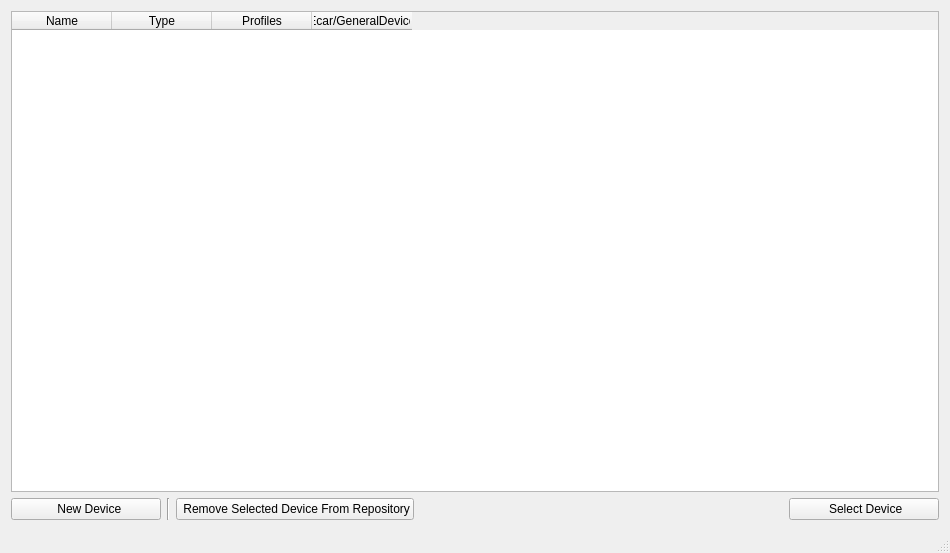
<?xml version="1.0" encoding="UTF-8"?>
<ui version="4.0">
 <class>MainWindow</class>
 <widget class="QMainWindow" name="MainWindow">
  <property name="geometry">
   <rect>
    <x>0</x>
    <y>0</y>
    <width>950</width>
    <height>553</height>
   </rect>
  </property>
  <property name="windowTitle">
   <string>Device Repository</string>
  </property>
  <widget class="QWidget" name="centralWidget">
   <layout class="QVBoxLayout" name="verticalLayout_2">
    <item>
     <layout class="QVBoxLayout" name="verticalLayout">
      <item>
       <widget class="QTableWidget" name="tableWidget">
        <property name="sizePolicy">
         <sizepolicy hsizetype="Minimum" vsizetype="Expanding">
          <horstretch>0</horstretch>
          <verstretch>0</verstretch>
         </sizepolicy>
        </property>
        <property name="sizeIncrement">
         <size>
          <width>0</width>
          <height>0</height>
         </size>
        </property>
        <property name="frameShadow">
         <enum>QFrame::Plain</enum>
        </property>
        <property name="lineWidth">
         <number>4</number>
        </property>
        <property name="midLineWidth">
         <number>4</number>
        </property>
        <property name="horizontalScrollBarPolicy">
         <enum>Qt::ScrollBarAsNeeded</enum>
        </property>
        <property name="alternatingRowColors">
         <bool>true</bool>
        </property>
        <property name="selectionMode">
         <enum>QAbstractItemView::SingleSelection</enum>
        </property>
        <property name="selectionBehavior">
         <enum>QAbstractItemView::SelectRows</enum>
        </property>
        <property name="gridStyle">
         <enum>Qt::NoPen</enum>
        </property>
        <column>
         <property name="text">
          <string>Name</string>
         </property>
        </column>
        <column>
         <property name="text">
          <string>Type</string>
         </property>
        </column>
        <column>
         <property name="text">
          <string>Profiles</string>
         </property>
        </column>
        <column>
         <property name="text">
          <string>Ecar/GeneralDevice</string>
         </property>
        </column>
       </widget>
      </item>
      <item>
       <layout class="QHBoxLayout" name="horizontalLayout_2">
        <item>
         <layout class="QGridLayout" name="gridLayout">
          <item row="0" column="4">
           <widget class="QPushButton" name="pushButton_2">
            <property name="sizePolicy">
             <sizepolicy hsizetype="Minimum" vsizetype="Fixed">
              <horstretch>0</horstretch>
              <verstretch>0</verstretch>
             </sizepolicy>
            </property>
            <property name="minimumSize">
             <size>
              <width>150</width>
              <height>0</height>
             </size>
            </property>
            <property name="text">
             <string> Select Device</string>
            </property>
            <property name="icon">
             <iconset>
              <normaloff>images/icons8-checkmark-80.png</normaloff>images/icons8-checkmark-80.png</iconset>
            </property>
           </widget>
          </item>
          <item row="0" column="2">
           <widget class="QPushButton" name="pushButton_3">
            <property name="text">
             <string> Remove Selected Device From Repository</string>
            </property>
            <property name="icon">
             <iconset>
              <normaloff>images/icons8-minus-80.png</normaloff>images/icons8-minus-80.png</iconset>
            </property>
           </widget>
          </item>
          <item row="0" column="0">
           <widget class="QPushButton" name="pushButton">
            <property name="minimumSize">
             <size>
              <width>150</width>
              <height>0</height>
             </size>
            </property>
            <property name="text">
             <string>  New Device</string>
            </property>
            <property name="icon">
             <iconset>
              <normaloff>images/icons8-aggiungi-colonna-80.png</normaloff>images/icons8-aggiungi-colonna-80.png</iconset>
            </property>
           </widget>
          </item>
          <item row="0" column="3">
           <spacer name="horizontalSpacer">
            <property name="orientation">
             <enum>Qt::Horizontal</enum>
            </property>
            <property name="sizeHint" stdset="0">
             <size>
              <width>10</width>
              <height>20</height>
             </size>
            </property>
           </spacer>
          </item>
          <item row="0" column="1">
           <widget class="Line" name="line">
            <property name="orientation">
             <enum>Qt::Vertical</enum>
            </property>
           </widget>
          </item>
         </layout>
        </item>
       </layout>
      </item>
     </layout>
    </item>
   </layout>
  </widget>
  <widget class="QStatusBar" name="statusBar"/>
 </widget>
 <layoutdefault spacing="6" margin="11"/>
 <resources/>
 <connections>
  <connection>
   <sender>pushButton</sender>
   <signal>clicked()</signal>
   <receiver>MainWindow</receiver>
   <slot>addDeviceWindow()</slot>
   <hints>
    <hint type="sourcelabel">
     <x>77</x>
     <y>517</y>
    </hint>
    <hint type="destinationlabel">
     <x>193</x>
     <y>515</y>
    </hint>
   </hints>
  </connection>
  <connection>
   <sender>pushButton_3</sender>
   <signal>clicked()</signal>
   <receiver>MainWindow</receiver>
   <slot>removeFromPreset()</slot>
   <hints>
    <hint type="sourcelabel">
     <x>344</x>
     <y>502</y>
    </hint>
    <hint type="destinationlabel">
     <x>505</x>
     <y>523</y>
    </hint>
   </hints>
  </connection>
  <connection>
   <sender>pushButton_2</sender>
   <signal>clicked()</signal>
   <receiver>MainWindow</receiver>
   <slot>selectedDevice()</slot>
   <hints>
    <hint type="sourcelabel">
     <x>859</x>
     <y>504</y>
    </hint>
    <hint type="destinationlabel">
     <x>930</x>
     <y>523</y>
    </hint>
   </hints>
  </connection>
 </connections>
 <slots>
  <slot>addDeviceWindow()</slot>
  <slot>removeFromPreset()</slot>
  <slot>selectedDevice()</slot>
 </slots>
</ui>
